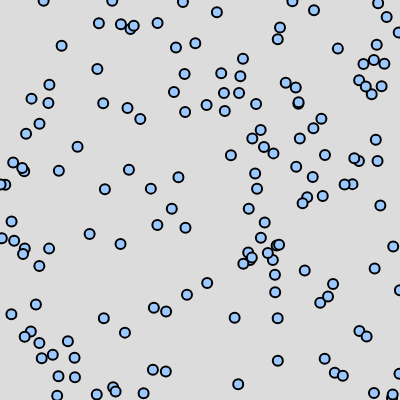
Frame 1 (no input)
Frame 60 (no input): identical to frame 1, image omitted
Frame 120 (the mouse pressed at the canvas centre since frame 60): identical to frame 1, image omitted

The p5.js sketch that drew this single still picture (run headless with seeded random() and noise() and a simulated clock; from frame 60 on, the mouse is pressed at the canvas centre):

// p5.js sketch
// ── sketch.js
let fireflyArray = [];
let fr = 30;
let interval = 5000;

var myVar = setInterval(myTimer, interval);

function myTimer() {
  this.fireflyArray = [];
  this.createFireflies(155);
}

function myStopFunction() {
  clearInterval(myVar);
}

function setup() {
  createCanvas(400, 400);
  this.createFireflies(155);
}

function draw() {
  background(220);
  frameRate(fr);

  for (let i = 0; i < fireflyArray.length; i++) {
    fireflyArray[i].display();
  }
}

function Firefly(m, x, y) {
  this.mass = m;
  this.position = createVector(x, y);
  this.acceleration = createVector(0, 0);
  this.velocity = createVector(0, 0);
}

function createFireflies(amount = 10) {
  for (let i = 0; i < amount; i++) {
    fireflyArray[i] = new Firefly(0.5, random(0, 400), random(0, 400));
    fireflyArray[i].display();
  }
}

Firefly.prototype.display = function() {
  stroke(0);
  strokeWeight(2);
  fill(155, 200, 300);
  ellipse(this.position.x, this.position.y, this.mass * 20, this.mass * 20);
};
